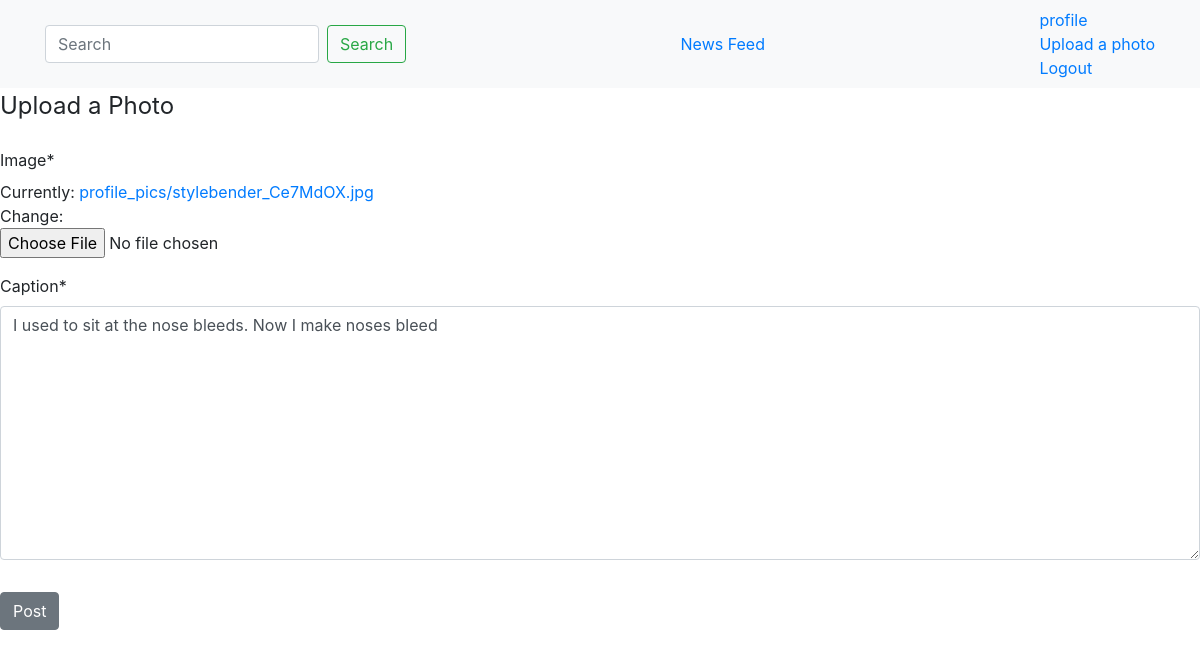
Before: /post/3/update/ (signed in) with the older database file.
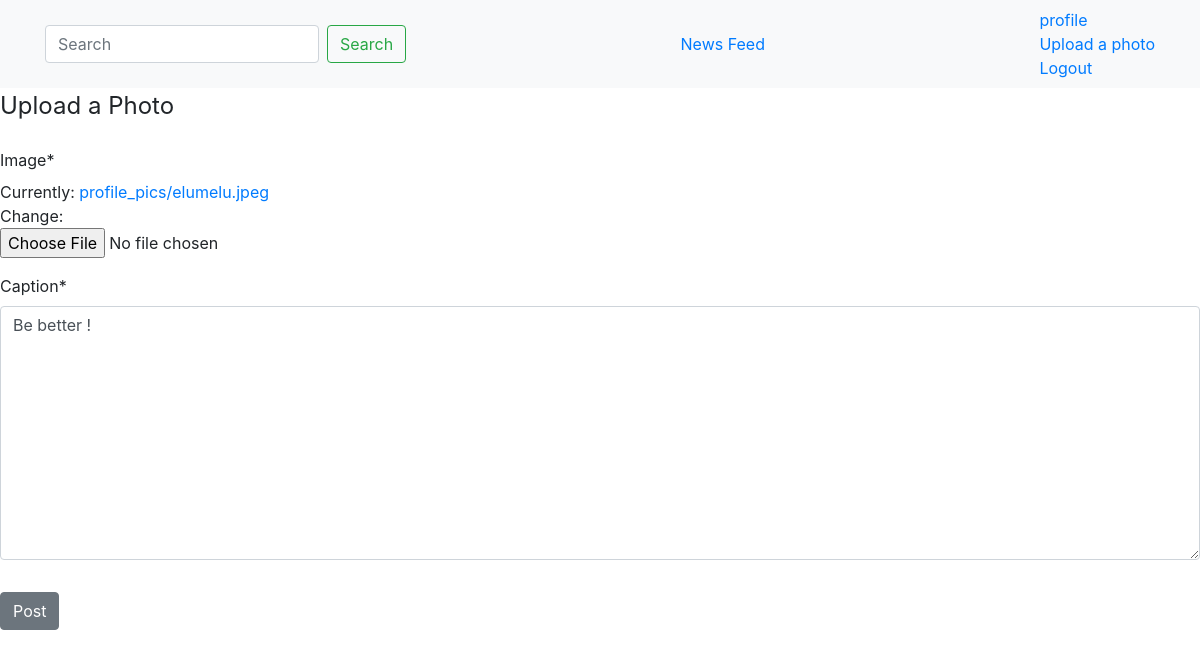
After: the same page with the newer database file.
### instagram/models.py (models this page shows, shortened)
class Post(models.Model):
    image= models.ImageField(default="default.jpg", upload_to="profile_pics")
    name = models.CharField(max_length=100)
    caption = models.TextField(max_length=250)
    likes = models.IntegerField(default=0,)
    post_date = models.DateTimeField(auto_now_add=True)
    masterkey = models.ForeignKey(User, on_delete=models.CASCADE)

### instagram/views.py (the view, shortened to what this page needs)
# urls.py: url(r'^post/(?P<pk>\d+)/update/$', DbUpdateView.as_view(), name='post-update'),
class DbUpdateView(LoginRequiredMixin, UserPassesTestMixin, UpdateView):
    model = Post
    template_name = 'main/dbuser_form.html'
    fields = ['image', 'caption']
    def test_func(self):
        post = self.get_object()
        if self.request.user == post.masterkey:
            return True
        return False

### templates/main/dbuser_form.html (shortened to what this page needs)
{%extends "main/base.html"%}
{% load crispy_forms_tags %}
{%block content%}
<div class="content-section">
    <form method="POST" enctype="multipart/form-data" >
        <fieldset class="form-group">
            <legend class="border-bottom- mb-4">Upload a Photo</legend>
            {{form|crispy}}
        </fieldset>
        <div class="form-group">
            <button class="btn btn-secondary" type="submit">Post</button>
        </div>
    </form>
</div>
{%endblock content %}

Changed rows visible on the page:
changed Post: caption "I used to sit at the nose bleeds. Now I make noses bleed" → "Be better !"
Other visible differences:
text no longer shown: "Image * Currently: profile_pics/stylebender_Ce7MdOX.jpg Change: Caption *"
text now shown: "Image * Currently: profile_pics/elumelu.jpeg Change: Caption *"
